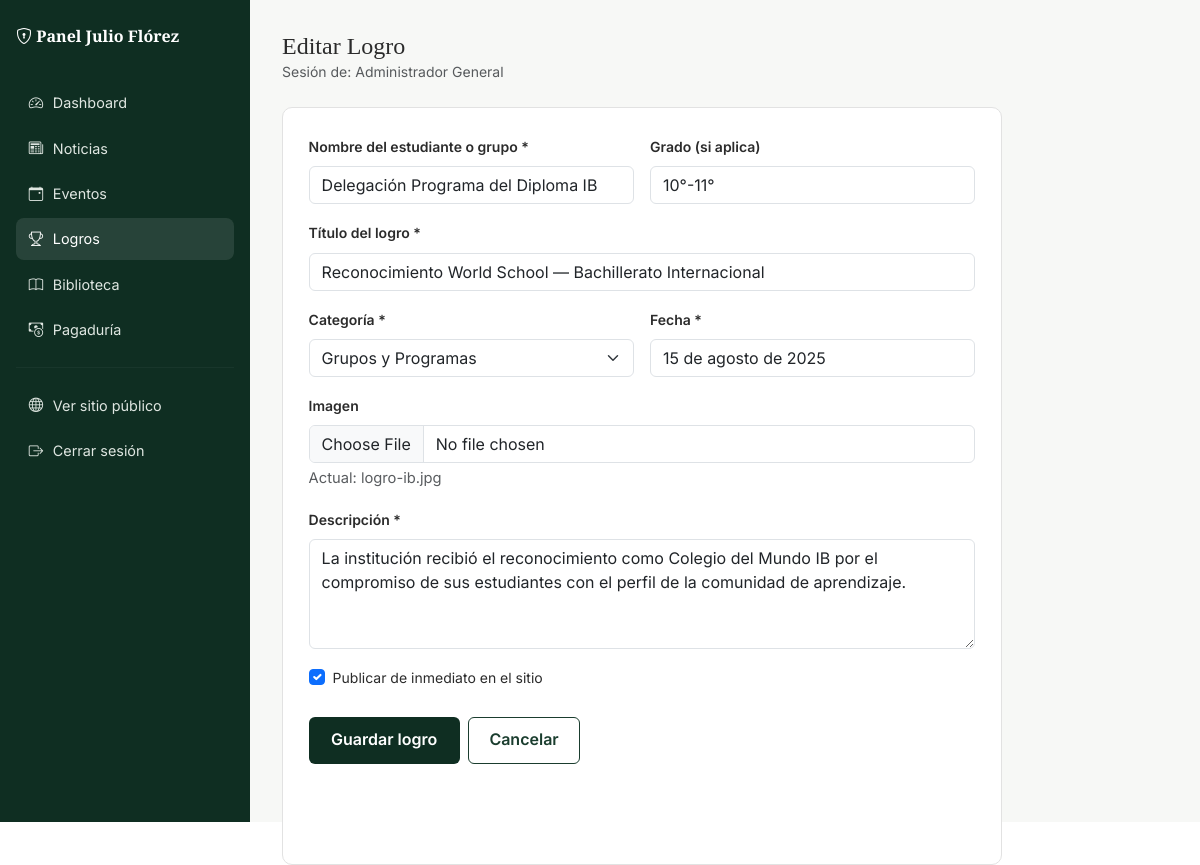
Page /admin/logros/10/editar (signed in) on the committed database.
### tables this page shows
CREATE TABLE logros (
        id INTEGER PRIMARY KEY AUTOINCREMENT,
        nombre TEXT NOT NULL,
        categoria TEXT NOT NULL,
        titulo_logro TEXT NOT NULL,
        descripcion TEXT,
        grado TEXT,
        imagen TEXT,
        fecha TEXT NOT NULL,
        publicado INTEGER NOT NULL DEFAULT 1,
        creado_en TEXT DEFAULT CURRENT_TIMESTAMP
    );

### app.py (the view, shortened to what this page needs)
@app.route("/admin/logros/<int:id_logro>/editar", methods=["GET", "POST"])
@login_requerido
def admin_logro_editar(id_logro):
    logro = log_logro.obtener(id_logro)
    if not logro:
        flash("Logro no encontrado.", "error")
        return redirect(url_for("admin_logros"))
    return render_template("admin/logros_form.html", activo="logros", logro=logro)

### app.py (called while the page is built, shortened)
def login_requerido(vista):
    @wraps(vista)
    def envoltura(*args, **kwargs):
        if not session.get("admin_id"):
            flash("Debes iniciar sesión para acceder al panel administrativo.", "error")
            return redirect(url_for("admin_login"))
        return vista(*args, **kwargs)
    return envoltura

@app.before_request
def verificar_permisos_por_rol():
    ruta = request.path
    if not ruta.startswith("/admin/") and ruta != "/admin":
        return  # ruta pública, no aplica control de roles
    if ruta == "/admin/login" or ruta == "/admin/logout":
        return  # login/logout siempre accesibles
    if not session.get("admin_id"):
        flash("Debes iniciar sesión para acceder al panel administrativo.", "error")
        return redirect(url_for("admin_login"))
    rol = session.get("admin_rol")
    if rol in ("admin", "rector"):
        return  # acceso total, sin restricciones

### modelo/conexion.py (called while the page is built)
def obtener_conexion():
    conexion = sqlite3.connect(RUTA_BD)
    conexion.row_factory = sqlite3.Row
    conexion.execute("PRAGMA foreign_keys = ON")
    return conexion

### modelo/log_logro.py (called while the page is built)
def obtener(id_logro):
    con = obtener_conexion()
    fila = con.execute("SELECT * FROM logros WHERE id = ?", (id_logro,)).fetchone()
    con.close()
    return fila

### templates/admin/logros_form.html (shortened to what this page needs)
{% extends "layout_admin.html" %}
{% block encabezado %}{{ 'Editar' if logro else 'Nuevo' }} Logro{% endblock %}
{% block contenido_admin %}
<div class="tarjeta" style="max-width:720px">
  <form method="POST" enctype="multipart/form-data">
    <div class="row g-3">
      <div class="col-md-6">
        <label class="form-label small fw-semibold">Nombre del estudiante o grupo *</label>
        <input type="text" name="nombre" class="form-control" required value="{{ logro.nombre if logro else '' }}">
      </div>
      <div class="col-md-6">
        <label class="form-label small fw-semibold">Grado (si aplica)</label>
        <input type="text" name="grado" class="form-control" placeholder="Ej: 10°, Mixto, 10°-11°" value="{{ logro.grado if logro else '' }}">
      </div>
      <div class="col-12">
        <label class="form-label small fw-semibold">Título del logro *</label>
        <input type="text" name="titulo_logro" class="form-control" placeholder="Ej: Medalla de Oro — Juegos Intercolegiados" required value="{{ logro.titulo_logro if logro else '' }}">
      </div>
      <div class="col-md-6">
        <label class="form-label small fw-semibold">Categoría *</label>
        <select name="categoria" class="form-select" required>
          {% for cat in ['Deportivo','Académico','Cultural','Mención Especial','Grupos y Programas'] %}
          <option {{ 'selected' if logro and logro.categoria==cat }}>{{ cat }}</option>
          {% endfor %}
        </select>
      </div>
      <div class="col-md-6">
        <label class="form-label small fw-semibold">Fecha *</label>
        <input type="text" name="fecha" class="form-control" placeholder="Ej: 20 de mayo de 2026" required value="{{ logro.fecha if logro else '' }}">
      </div>
      <div class="col-12">
        <label class="form-label small fw-semibold">Imagen</label>
        <input type="file" name="imagen_archivo" class="form-control" accept="image/*">
        {% if logro and logro.imagen %}<p class="small text-muted mt-1 mb-0">Actual: {{ logro.imagen }}</p>{% endif %}
      </div>
      <div class="col-12">
        <label class="form-label small fw-semibold">Descripción *</label>
        <textarea name="descripcion" class="form-control" rows="4" required>{{ logro.descripcion if logro else '' }}</textarea>
      </div>
      <div class="col-12">
        <div class="form-check">
          <input class="form-check-input" type="checkbox" name="publicado" id="publicado" {{ 'checked' if not logro or logro.publicado }}>
          <label class="form-check-label small" for="publicado">Publicar de inmediato en el sitio</label>
        </div>
      </div>
    </div>
    <div class="d-flex gap-2 mt-4">
      <button type="submit" class="btn-institucional">Guardar logro</button>
      <a href="{{ url_for('admin_logros') }}" class="btn-outline-institucional">Cancelar</a>
    </div>
  </form>
</div>
{% endblock %}

### static/Styles/main.css (style rules this page uses)
:root { --verde-oscuro:#0f2e22; --verde:#1a3d2e; --verde-claro:#e8f0ea; --rojo:#c0392b; --rojo-oscuro:#9c2a1e; --amarillo:#d4af37; --amarillo-claro:#f4e4b0; --texto:#2b2b2b; --texto-suave:#6b6b6b; --borde:#e2e2e2; --blanco:#ffffff; --fuente-titulo:'Playfair Display', Georgia, 'Times New Roman', serif; --fuente-texto:'Inter', 'Segoe UI', Arial, sans-serif; --radio:10px; --sombra:0 4px 18px rgba(15,46,34,.08); }
* { box-sizing:border-box }
body { font-family:var(--fuente-texto); color:var(--texto); background:var(--blanco); line-height:1.6; }
a { text-decoration:none; }
.btn-institucional { background:var(--verde-oscuro); color:#fff; border:none; padding:.65rem 1.4rem; border-radius:6px; font-weight:600; transition:.2s; }
.btn-outline-institucional { border:1.5px solid var(--verde); color:var(--verde); padding:.6rem 1.3rem; border-radius:6px; font-weight:600; background:transparent; }
.tarjeta { border:1px solid var(--borde); border-radius:var(--radio); background:#fff; padding:1.6rem; height:100%; transition:.2s; }
.tarjeta p { color:var(--texto-suave); font-size:.92rem; }

### rows in the picture
logros: nombre "Delegación Programa del Diploma IB", grado "10°-11°", titulo_logro "Reconocimiento World School — Bachillerato Internacional", fecha "15 de agosto de 2025", imagen "logro-ib.jpg", descripcion "La institución recibió el reconocimiento como Colegio del Mundo IB por el compromiso de sus estudiantes con el perfil de la comunidad de aprendizaje."

### other values in the picture
{{ 'Editar' if logro else 'Nuevo' }} "Editar"
{{ session.get('admin_nombre','') }} "Administrador General"
form field categoria "Grupos y Programas"
